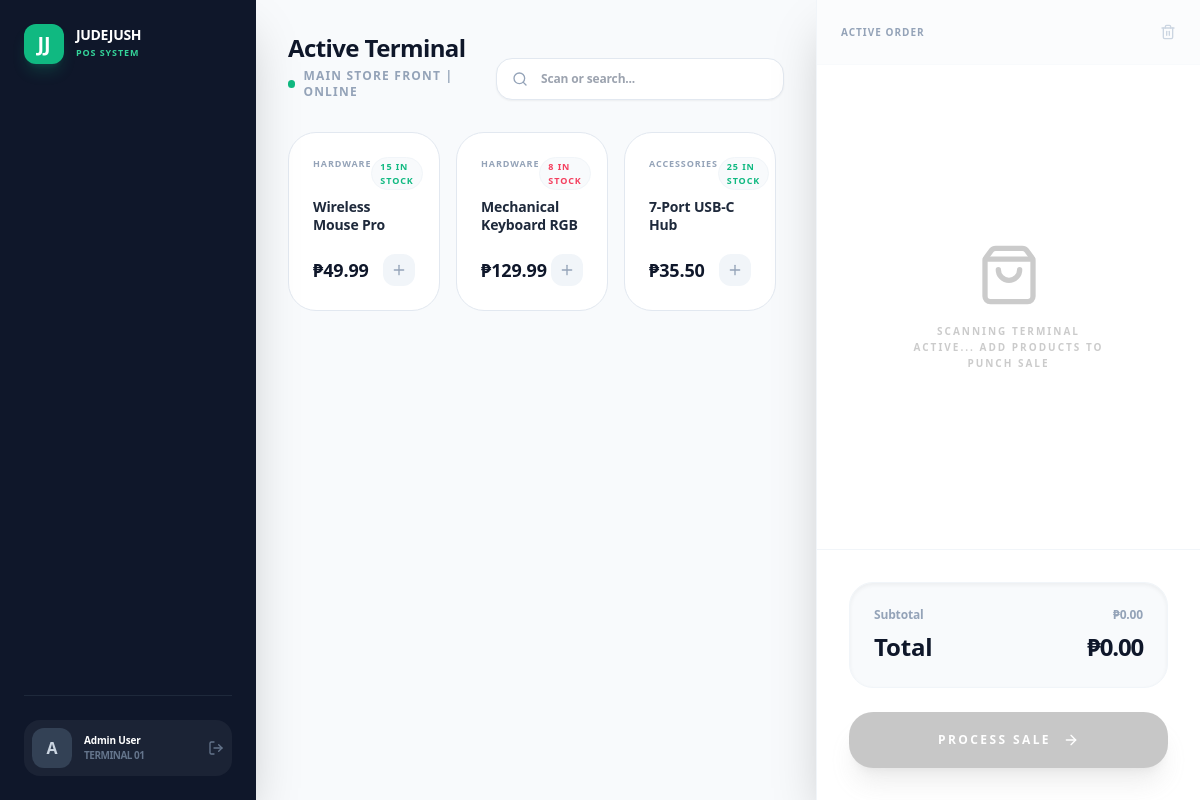
The app's page /pos.php (signed in) with its own data.
### tables this page shows
CREATE TABLE IF NOT EXISTS products (
    id INT AUTO_INCREMENT PRIMARY KEY,
    sku VARCHAR(50) UNIQUE NOT NULL,
    barcode VARCHAR(100) UNIQUE,
    name VARCHAR(255) NOT NULL,
    category VARCHAR(100),
    buying_price DECIMAL(10, 2),
    price DECIMAL(10, 2) NOT NULL,
    stock INT DEFAULT 0,
    min_stock_level INT DEFAULT 10,
    unit VARCHAR(20) DEFAULT 'pcs'
);

### pos.php (the view, shortened to what this page needs)
<?php include 'header.php'; ?>
<?php
include 'db.php';
$stmt = $conn->prepare("SELECT * FROM products");
$stmt->execute();
$products = $stmt->fetchAll(PDO::FETCH_ASSOC);
?>
<div class="flex h-full w-full">
    <div class="flex-1 flex flex-col p-8 overflow-hidden bg-slate-50">
        <header class="flex justify-between items-end mb-8">
            <div>
                <h2 class="text-2xl font-black text-slate-900 tracking-tight">Active Terminal</h2>
                <div class="flex items-center gap-2 mt-1">
                    <div class="w-2 h-2 bg-emerald-500 rounded-full animate-pulse"></div>
                    <p class="text-xs text-slate-400 font-bold uppercase tracking-widest">Main Store Front | Online</p>
                </div>
            </div>
            <div class="flex gap-4">
                <div class="relative group">
                    <i data-lucide="search" class="w-4 h-4 absolute left-4 top-1/2 -translate-y-1/2 text-slate-400 group-hover:text-emerald-500 transition-colors"></i>
                    <input id="product-search" type="text" placeholder="Scan or search..." class="bg-white border border-slate-200 rounded-2xl pl-11 pr-6 py-3 text-xs font-bold focus:outline-none focus:ring-4 focus:ring-emerald-500/10 focus:border-emerald-500 w-72 shadow-sm transition-all">
                </div>
            </div>
        </header>
        <div class="grid grid-cols-2 lg:grid-cols-3 xl:grid-cols-4 gap-4 overflow-y-auto pr-2 pb-8" id="product-grid">
            <?php foreach($products as $p): ?>
            <div onclick="pos.addToCart(<?php echo htmlspecialchars(json_encode($p)); ?>)"
                 class="bg-white p-6 rounded-[28px] border border-slate-200 hover:border-emerald-500/50 hover:shadow-2xl hover:shadow-emerald-500/10 transition-all group cursor-pointer active:scale-95">
                <div class="text-[9px] font-black text-slate-400 uppercase tracking-widest mb-2 flex justify-between">
                    <span><?php echo $p['category']; ?></span>
                    <span class="<?php echo $p['stock'] < 10 ? 'text-rose-500' : 'text-emerald-500'; ?> bg-slate-50 px-2 py-0.5 rounded-full border border-slate-100"><?php echo $p['stock']; ?> IN STOCK</span>
                </div>
                <h3 class="text-sm font-black text-slate-800 leading-tight mb-4 group-hover:text-emerald-600 transition-colors min-h-[2.5rem]"><?php echo $p['name']; ?></h3>
                <div class="flex justify-between items-center">
                    <span class="text-lg font-black text-slate-900 leading-none">₱<?php echo number_format($p['price'], 2); ?></span>
                    <div class="w-8 h-8 bg-slate-100 rounded-xl flex items-center justify-center text-slate-400 group-hover:bg-emerald-500 group-hover:text-white group-hover:rotate-90 transition-all">
                        <i data-lucide="plus" class="w-4 h-4"></i>
                    </div>
                </div>
            </div>
            <?php endforeach; ?>
        </div>
    </div>
    <div class="w-96 bg-white border-l border-slate-100 flex flex-col shadow-2xl z-10 relative">
        <div class="p-6 border-b border-slate-50 flex justify-between items-center bg-slate-50/50">
            <h3 class="text-[10px] font-black text-slate-400 uppercase tracking-widest">Active Order</h3>
            <button onclick="pos.clearCart()" class="text-slate-300 hover:text-rose-500 transition-colors">
                <i data-lucide="trash" class="w-4 h-4"></i>
            </button>
        </div>
        <div id="cart-container" class="flex-1 overflow-y-auto p-6 space-y-3">
            <div class="flex flex-col items-center justify-center h-full opacity-20 text-center grayscale">
                <i data-lucide="shopping-bag" class="w-16 h-16 mb-4"></i>
                <p class="text-[10px] font-black uppercase tracking-[0.2em] leading-relaxed max-w-[200px]">Scanning terminal active... Add products to punch sale</p>
            </div>
        </div>
        <div class="p-8 bg-white border-t border-slate-100 space-y-6">
            <div class="bg-slate-50 p-6 rounded-3xl border border-slate-100 shadow-inner">
                <div class="flex justify-between text-xs font-bold text-slate-400 mb-2">
                    <span>Subtotal</span>
                    <span id="cart-subtotal">₱0.00</span>
                </div>
                <div class="flex justify-between text-2xl font-black text-slate-900">
                    <span>Total</span>
                    <span id="cart-total" class="tracking-tighter">₱0.00</span>
                </div>
            </div>
            <button onclick="pos.processSale()" id="sale-btn" class="w-full py-5 bg-emerald-500 text-white rounded-[24px] text-xs font-black uppercase tracking-[0.2em] shadow-xl shadow-emerald-500/30 hover:bg-emerald-600 transition-all flex items-center justify-center gap-3 active:scale-95 disabled:opacity-50 disabled:grayscale" disabled>
                PROCESS SALE <i data-lucide="arrow-right" class="w-4 h-4"></i>
            </button>
        </div>
    </div>
</div>
<?php include 'footer.php'; ?>

### style.css (style rules this page uses)
body { -webkit-font-smoothing: antialiased; letter-spacing: -0.01em; font-feature-settings: "cv02", "cv03", "cv04", "cv11"; }

### records on screen
products: category "HARDWARE", stock "15", name "Wireless Mouse Pro", price "49.99"
products: category "HARDWARE", stock "8", name "Mechanical Keyboard RGB", price "129.99"
products: category "ACCESSORIES", stock "25", name "7-Port USB-C Hub", price "35.50"
